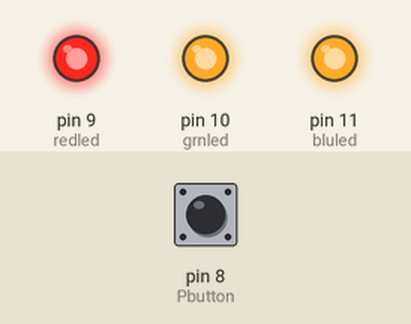
Recording of a sketch running on a simulated Arduino Uno, built with avr-gcc and run on an emulated ATmega328P. On the bench: output pins drawn as LEDs (lit = HIGH). Dashed ring = blinking. The inputs (shaded band) are chosen by the test bench; at power-on: pin 8 (Pbutton) LOW.

Above: at 1.2 s.
1.3 s: pin 8 (Pbutton) pulled HIGH for 0.15 s
At 1.92 s:
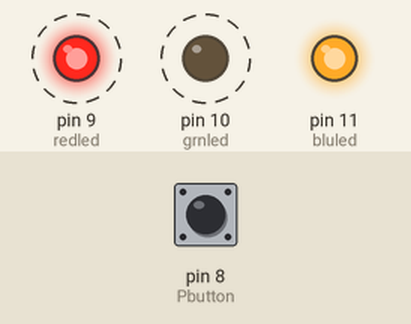
At 2.42 s:
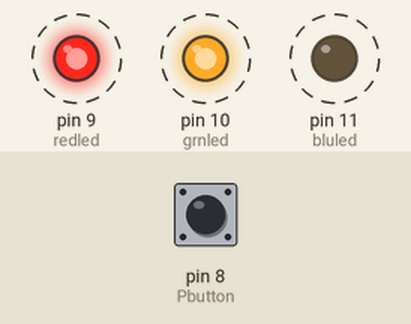
4.3 s: pin 8 (Pbutton) pulled HIGH for 3.2 s
Timing chart, 0 to 11.6 s (numbered marks = the images above; inputs shaded):
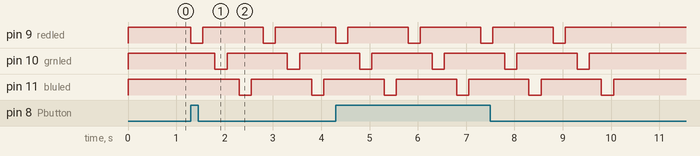

The sketch:

Magic_Light_Bulb_sketch.ino
```cpp
/*
Magic Light Bulb
Flashes the red, green, and blue LEDs of a RGB LED three times by
momentarily pressing a mini pushbutton switch.
25 Feb 2013
Don Wilcher
*/

// Pushbutton switch and RGB pins wired to the Arduino microcontroller.
// give them names:
int redled = 9;
int grnled = 10;
int bluled = 11;
int Pbutton = 8;
// initialize counter variable
int n =0;
// monitor pushbutton switch status:
int Pbuttonstatus = 0;
// the setup routine runs once when you press reset:
void setup() {
// initialize the digital pins as outputs:
pinMode(redled, OUTPUT);
pinMode(grnled, OUTPUT);
pinMode(bluled, OUTPUT);
// initialize the digital pin as an input:
pinMode(Pbutton, INPUT);

// turn RGB outputs off:
digitalWrite(redled, HIGH);
digitalWrite(grnled, HIGH);
digitalWrite(bluled, HIGH);
}

// the loop routine runs 3x after the pushbutton is pressed:
void loop() {
Pbuttonstatus = digitalRead(Pbutton); // read pushbutton status
if(Pbuttonstatus == HIGH) { // if it's HIGH, start RGB Flasher
for (n = 0; n < 3; n++){ // flash RGB LEDs 3x
digitalWrite(redled, LOW); // turn the red LED on (LOW is on)
delay(250); // wait for a 1/4 second
digitalWrite(redled, HIGH); // turn the LED off (HIGH is off)
delay(250); // wait for a 1/4 second
digitalWrite(grnled, LOW); // turn the green LED on
delay(250); // wait for a 1/4 second
digitalWrite(grnled, HIGH); // turn the green LED off
delay(250); // wait for a 1/4 second
digitalWrite(bluled, LOW); // turn the blue LED on
delay(250); // wait for a 1/4 second
digitalWrite(bluled, HIGH); // turn the blue LED off
delay(250); // wait for a 1/4 second
}
}
else{ // if pushbutton is LOW, turn LEDs off
digitalWrite(redled, HIGH);
digitalWrite(grnled, HIGH);
digitalWrite(bluled, HIGH);
}
}
```

Measured:
- after the input at 1.3 s, pin 9 (redled): alternates HIGH for 1.3 s and LOW for 0.25 s, starting at once; pin 10 (grnled): alternates HIGH for 1.3 s and LOW for 0.25 s, starting after 0.50 s; pin 11 (bluled): alternates HIGH for 1.3 s and LOW for 0.25 s, starting after 1.0 s
